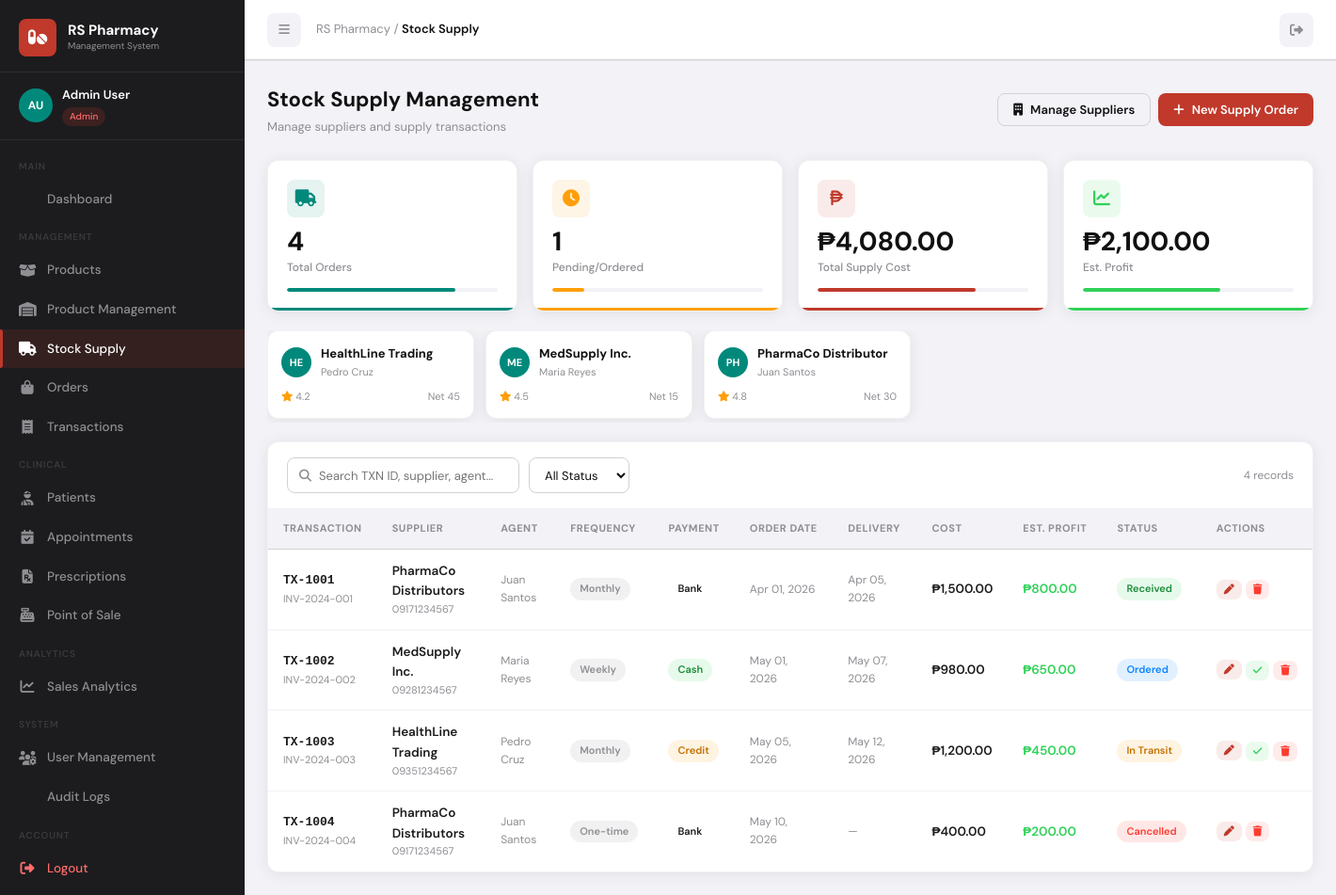
Screenshot of /stock_supply.php (signed in) with the database file from the repository.
### tables this page shows
CREATE TABLE IF NOT EXISTS suppliers (
    id INT AUTO_INCREMENT PRIMARY KEY,
    name VARCHAR(150) NOT NULL,
    contact_person VARCHAR(100),
    phone VARCHAR(20),
    email VARCHAR(100),
    address TEXT,
    payment_terms VARCHAR(50),
    rating DECIMAL(2,1) DEFAULT 5.0,
    status ENUM('active','inactive') DEFAULT 'active',
    created_at TIMESTAMP DEFAULT CURRENT_TIMESTAMP,
    updated_at TIMESTAMP DEFAULT CURRENT_TIMESTAMP ON UPDATE CURRENT_TIMESTAMP
);

CREATE TABLE IF NOT EXISTS stock_supply (
    id INT AUTO_INCREMENT PRIMARY KEY,
    supplier_id INT,
    transaction_id VARCHAR(20) UNIQUE,
    status ENUM('Ordered','In Transit','Received','Cancelled','Pending') DEFAULT 'Pending',
    frequency ENUM('weekly','monthly','quarterly','one-time') DEFAULT 'monthly',
    payment_method ENUM('bank','cash','credit','check') DEFAULT 'cash',
    agent_name VARCHAR(100),
    order_date DATE,
    delivery_date DATE,
    invoice_number VARCHAR(50),
    total_cost DECIMAL(10,2) DEFAULT 0,
    estimated_profit DECIMAL(10,2) DEFAULT 0,
    notes TEXT,
    created_at TIMESTAMP DEFAULT CURRENT_TIMESTAMP,
    updated_at TIMESTAMP DEFAULT CURRENT_TIMESTAMP ON UPDATE CURRENT_TIMESTAMP,
    FOREIGN KEY (supplier_id) REFERENCES suppliers(id) ON DELETE SET NULL
);

### auth.php (called while the page is built, shortened)
<?php
function formatCurrency($amount) {
    return '₱' . number_format($amount, 2);
}
function formatDate($date) {
    return date('M d, Y', strtotime($date));
}
function sanitize($input) {
    return htmlspecialchars(strip_tags(trim($input)), ENT_QUOTES, 'UTF-8');
}
?>

### stock_supply.php (the view, shortened to what this page needs)
<?php
require_once 'includes/auth.php';
$db   = getDB();
$search = sanitize($_GET['search'] ?? '');
$where = "WHERE 1";
$supplyRecords = [];
$res = $db->query("SELECT ss.*, s.name as supplier_name, s.contact_person, s.phone as supplier_phone FROM stock_supply ss LEFT JOIN suppliers s ON ss.supplier_id=s.id $where ORDER BY ss.created_at DESC");
while ($row = $res->fetch_assoc()) $supplyRecords[] = $row;
$suppliers = [];
$res2 = $db->query("SELECT * FROM suppliers WHERE status='active' ORDER BY name");
while ($row = $res2->fetch_assoc()) $suppliers[] = $row;
$totalOrders = count($supplyRecords);
$totalCost   = $db->query("SELECT COALESCE(SUM(total_cost),0) as c FROM stock_supply")->fetch_assoc()['c'];
$totalProfit = $db->query("SELECT COALESCE(SUM(estimated_profit),0) as c FROM stock_supply")->fetch_assoc()['c'];
$pendingOrders = $db->query("SELECT COUNT(*) as c FROM stock_supply WHERE status IN ('Ordered','Pending')")->fetch_assoc()['c'];
$statusColors = ['Ordered'=>'info','In Transit'=>'warning','Received'=>'success','Cancelled'=>'danger','Pending'=>'warning'];
?>
<!DOCTYPE html>
<html lang="en">
<head>
    <link rel="stylesheet" href="https://cdnjs.cloudflare.com/ajax/libs/font-awesome/6.5.0/css/all.min.css">
    <link rel="stylesheet" href="assets/css/style.css">
</head>
<body>
<div class="app-wrapper">
    <?php include 'includes/sidebar.php'; ?>
    <div class="main-content">
        <div class="topbar">
            <div class="topbar-left">
                <button class="topbar-btn" onclick="toggleSidebar()"><i class="fas fa-bars"></i></button>
                <div class="page-breadcrumb">RS Pharmacy / <span>Stock Supply</span></div>
            </div>
            <div class="topbar-right">
                <a href="./logout.php" class="topbar-btn"><i class="fas fa-sign-out-alt"></i></a>
            </div>
        </div>
        <div class="page-content">
            <div class="page-header">
                <div><div class="page-title">Stock Supply Management</div><div class="page-subtitle">Manage suppliers and supply transactions</div></div>
                <div style="display:flex;gap:8px;">
                    <button class="btn btn-outline" onclick="openModal('supplierModal')"><i class="fas fa-building"></i> Manage Suppliers</button>
                    <button class="btn btn-primary" onclick="openSupplyModal()"><i class="fas fa-plus"></i> New Supply Order</button>
                </div>
            </div>
            <div class="stat-grid stat-grid-4" style="margin-bottom:20px;">
                <div class="stat-card teal"><div class="stat-icon teal"><i class="fas fa-truck"></i></div><div class="stat-value"><?=$totalOrders?></div><div class="stat-label">Total Orders</div><div class="stat-progress"><div class="stat-progress-bar teal" style="width:80%"></div></div></div>
                <div class="stat-card orange"><div class="stat-icon orange"><i class="fas fa-clock"></i></div><div class="stat-value"><?=$pendingOrders?></div><div class="stat-label">Pending/Ordered</div><div class="stat-progress"><div class="stat-progress-bar orange" style="width:<?=min(100,$pendingOrders*15)?>%"></div></div></div>
                <div class="stat-card red"><div class="stat-icon red"><i class="fas fa-peso-sign"></i></div><div class="stat-value"><?=formatCurrency($totalCost)?></div><div class="stat-label">Total Supply Cost</div><div class="stat-progress"><div class="stat-progress-bar red" style="width:75%"></div></div></div>
                <div class="stat-card green"><div class="stat-icon green"><i class="fas fa-chart-line"></i></div><div class="stat-value"><?=formatCurrency($totalProfit)?></div><div class="stat-label">Est. Profit</div><div class="stat-progress"><div class="stat-progress-bar green" style="width:65%"></div></div></div>
            </div>
            <?php if (!empty($suppliers)): ?>
            <div style="display:flex;gap:12px;margin-bottom:20px;overflow-x:auto;padding-bottom:4px;">
                <?php foreach ($suppliers as $s): ?>
                <div class="card" style="flex-shrink:0;width:220px;padding:14px;">
                    <div style="display:flex;align-items:center;gap:10px;margin-bottom:8px;">
                        <div class="avatar" style="background:var(--teal);"><?=strtoupper(substr($s['name'],0,2))?></div>
                        <div>
                            <div style="font-weight:700;font-size:13px;"><?=sanitize(substr($s['name'],0,20))?></div>
                            <div style="font-size:11px;color:var(--gray);"><?=sanitize($s['contact_person']??'—')?></div>
                        </div>
                    </div>
                    <div style="display:flex;justify-content:space-between;font-size:11px;color:var(--gray);">
                        <span><i class="fas fa-star" style="color:var(--warning);"></i> <?=number_format($s['rating']??5,1)?></span>
                        <span><?=sanitize($s['payment_terms']??'—')?></span>
                    </div>
                </div>
                <?php endforeach; ?>
            </div>
            <?php endif; ?>
            <div class="table-wrapper">
                <div class="table-toolbar">
                    <div class="table-toolbar-left">
                        <div class="search-bar"><i class="fas fa-search"></i><input type="text" id="supplySearch" placeholder="Search TXN ID, supplier, agent..." value="<?=htmlspecialchars($search)?>"></div>
                        <select class="filter-select" id="supplyStatusFilter">
                            <option value="">All Status</option>
                        </select>
                    </div>
                    <div class="table-toolbar-right"><span class="text-muted"><?=count($supplyRecords)?> records</span></div>
                </div>
                <div class="table-responsive">
                    <table id="supplyTable">
                        <thead>
                            <tr>
                                <th>Transaction</th>
                                <th>Supplier</th>
                                <th>Agent</th>
                                <th>Frequency</th>
                                <th>Payment</th>
                                <th>Order Date</th>
                                <th>Delivery</th>
                                <th>Cost</th>
                                <th>Est. Profit</th>
                                <th>Status</th>
                                <th>Actions</th>
                            </tr>
                        </thead>
                        <tbody>
                            <?php foreach ($supplyRecords as $sr): ?>
                            <tr>
                                <td>
                                    <div style="font-weight:700;font-family:monospace;font-size:13px;"><?=sanitize($sr['transaction_id']??'—')?></div>
                                    <div style="font-size:11px;color:var(--gray);"><?=sanitize($sr['invoice_number']??'')?></div>
                                </td>
                                <td>
                                    <div style="font-weight:600;"><?=sanitize($sr['supplier_name']??'—')?></div>
                                    <div style="font-size:11px;color:var(--gray);"><?=sanitize($sr['supplier_phone']??'')?></div>
                                </td>
                                <td class="text-muted"><?=sanitize($sr['agent_name']??'—')?></td>
                                <td><span class="badge badge-gray"><?=ucfirst($sr['frequency']??'—')?></span></td>
                                <td>
                                    <?php $pmColors = ['bank'=>'blue','cash'=>'success','credit'=>'warning','check'=>'gray']; ?>
                                    <span class="badge badge-<?=$pmColors[$sr['payment_method']]??'gray'?>"><?=ucfirst($sr['payment_method']??'—')?></span>
                                </td>
                                <td class="text-muted"><?=formatDate($sr['order_date'])?></td>
                                <td class="text-muted"><?=$sr['delivery_date']?formatDate($sr['delivery_date']):'—'?></td>
                                <td style="font-weight:600;"><?=formatCurrency($sr['total_cost'])?></td>
                                <td style="font-weight:600;color:var(--success);"><?=formatCurrency($sr['estimated_profit'])?></td>
                                <td>
                                    <span class="badge badge-<?=$statusColors[$sr['status']]??'gray'?>"><?=$sr['status']?></span>
                                </td>
                                <td>
                                    <div class="action-links">
                                        <button class="action-link action-edit" onclick='editSupply(<?=json_encode($sr, JSON_HEX_APOS|JSON_HEX_QUOT|JSON_HEX_TAG|JSON_HEX_AMP)?>)'><i class="fas fa-pen"></i></button>
                                        <?php if ($sr['status'] !== 'Received' && $sr['status'] !== 'Cancelled'): ?>
                                        <form method="POST" style="display:inline;">
                                            <button type="submit" class="action-link action-approve" title="Mark Received"><i class="fas fa-check"></i></button>
                                        </form>
                                        <?php endif; ?>
                                        <form method="POST" style="display:inline;" onsubmit="return confirm('Delete this supply record?')">
                                            <button type="submit" class="action-link action-delete"><i class="fas fa-trash"></i></button>
                                        </form>
                                    </div>
                                </td>
                            </tr>
                            <?php endforeach; ?>
                        </tbody>
                    </table>
                </div>
            </div>
        </div>
    </div>
</div>
</body>
</html>

### rows the page displays
suppliers: name "HE", name "HealthLine Trading", contact_person "Pedro Cruz", rating "4.2", payment_terms "Net 45"
suppliers: name "ME", name "MedSupply Inc.", contact_person "Maria Reyes", rating "4.5", payment_terms "Net 15"
suppliers: name "PH", name "PharmaCo Distributor", contact_person "Juan Santos", rating "4.8", payment_terms "Net 30"
stock_supply: transaction "TX-1001", invoice_number "INV-2024-001", supplier.name "PharmaCo Distributors", supplier.phone "09171234567", agent_name "Juan Santos", frequency "Monthly", payment_method "Bank", order_date "Apr 01, 2026", delivery_date "Apr 05, 2026", total_cost "₱1,500.00", estimated_profit "₱800.00", status "Received"
stock_supply: transaction "TX-1002", invoice_number "INV-2024-002", supplier.name "MedSupply Inc.", supplier.phone "09281234567", agent_name "Maria Reyes", frequency "Weekly", payment_method "Cash", order_date "May 01, 2026", delivery_date "May 07, 2026", total_cost "₱980.00", estimated_profit "₱650.00", status "Ordered"
stock_supply: transaction "TX-1003", invoice_number "INV-2024-003", supplier.name "HealthLine Trading", supplier.phone "09351234567", agent_name "Pedro Cruz", frequency "Monthly", payment_method "Credit", order_date "May 05, 2026", delivery_date "May 12, 2026", total_cost "₱1,200.00", estimated_profit "₱450.00", status "In Transit"
stock_supply: transaction "TX-1004", invoice_number "INV-2024-004", supplier.name "PharmaCo Distributors", supplier.phone "09171234567", agent_name "Juan Santos", frequency "One-time", payment_method "Bank", order_date "May 10, 2026", total_cost "₱400.00", estimated_profit "₱200.00", status "Cancelled"

### other values shown
substr($user['first_name'], 0, 1) . substr($user['last_name'], 0, 1) "AU"
$user['first_name'] . ' ' . $user['last_name'] "Admin User"
$user['role'] "Admin"
$totalOrders "4"
$pendingOrders "1"
formatCurrency($totalCost) "₱4,080.00"
formatCurrency($totalProfit) "₱2,100.00"
count($supplyRecords) "4"
